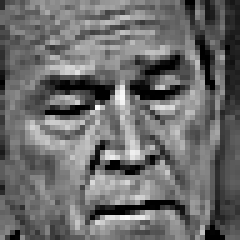
#> input picture Data/angry/angry_017.jpg, 48 x 48 px, found by its file name (shown 5 times larger); its folder holds only this picture in this run
$ python image_sharpening.py
#> lines starting #> are read from the running program, lines starting #| are printed output that depends on the picture
import os
import cv2


def preprocess_images_in_directories(base_dir):

    def preprossesing_image(image_path):
#> called with image_path = 'Data/angry/angry_017.jpg'
        image = cv2.imread(image_path, cv2.IMREAD_GRAYSCALE)
#> image is the input picture: shape (48, 48); min 0, max 251, mean 107.7
        # Applying Gaussian blur
        blurred_image = cv2.GaussianBlur(image, (3, 3), 0)
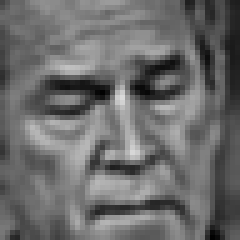
#> blurred_image: shape (48, 48) (shown 5 times larger); min 1, max 218, mean 107.9
        # Apply unsharp masking to enhance image sharpness
        gauss = cv2.GaussianBlur(blurred_image, (0, 0), 2.0)
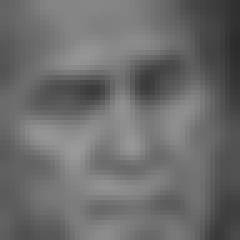
#> gauss: shape (48, 48) (shown 5 times larger); min 43, max 154, mean 108.2
        final_image = cv2.addWeighted(image, 2.0, gauss, -1.0, 0)
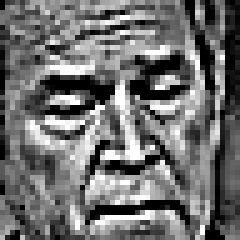
#> final_image: shape (48, 48) (shown 5 times larger); min 0, max 255, mean 111.5
        return final_image

    for emotion_folder in ["angry", "bored", "neutral", "focused"]:
        directory_path = os.path.join(base_dir, emotion_folder)
        if os.path.exists(directory_path) and os.path.isdir(directory_path):
            for filename in os.listdir(directory_path):
                if filename.lower().endswith(('.jpg', '.jpeg', '.png', '.bmp')):
                    image_path = os.path.join(directory_path, filename)
                    #print(f"Processing {image_path}")
                    final_image = preprossesing_image(image_path)
                    cv2.imwrite(image_path, final_image)

        else:
            print(f"The file '{directory_path}' does not exist.")


source_dir = r"Data"
preprocess_images_in_directories(source_dir)
